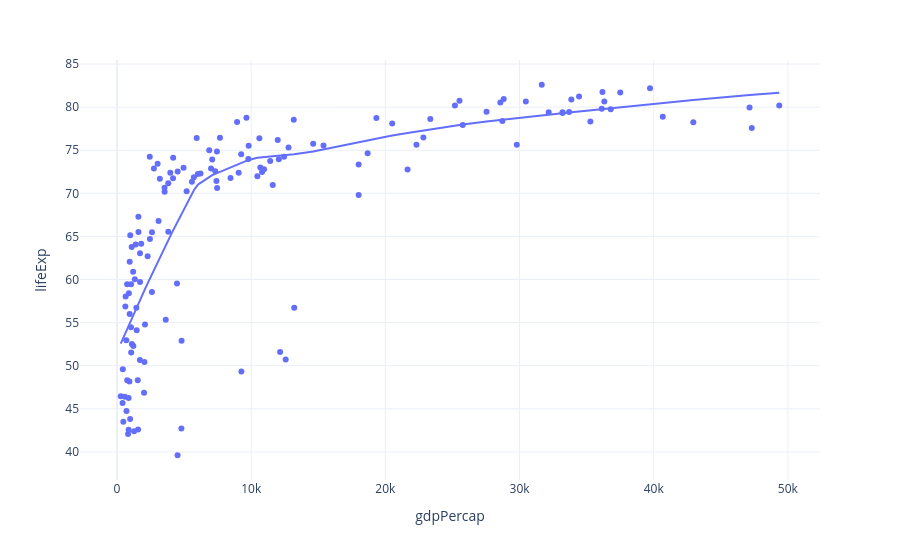

The notebook cell saved with this chart:
### Markdown cell above
## N04 · LOWESS: 구간에 따라 달라지는 추세

GDP가 늘어날 때 기대수명은 같은 속도로 높아질까요? 곡선으로 구간별 경향을 살펴봅니다.

**자료 준비와 그래프 선택**

같은 연도의 GDP·기대수명 산점도에 LOWESS 추세 곡선을 추가합니다. 증가 폭이 구간마다 다를 때는 하나의 직선보다 곡선이 경향을 잘 드러냅니다.

**코드에서 확인할 부분**

- LOWESS(국소 가중 평활)는 가까운 점에 더 큰 가중치를 주어 추세 곡선을 구합니다.
- trendline="ols"는 직선, "lowess"는 구간에 따라 기울기가 달라지는 곡선을 그립니다.
- frac은 계산에 참고할 주변 점의 비율입니다. 사용하려면 statsmodels가 필요합니다.

### Code cell
# N04
import plotly.express as px

# 국가별 인구·기대수명·GDP 자료를 불러옵니다.
gap = px.data.gapminder()

df = gap.loc[gap['year'] == 2007].copy()
fig = px.scatter(df, x='gdpPercap', y='lifeExp',
                 hover_name='country', trendline='lowess')
fig.show()

### Figure 1 — Plotly figure (JSON) as saved in the notebook; plotly's stock layout.template omitted (floating-point values rounded to 4 significant figures; data arrays with more than 128 entries replaced by an {"elided": "..."} marker saying what was removed)
{"data": [{"hovertemplate": "<b>%{hovertext}</b><br><br>gdpPercap=%{x}<br>lifeExp=%{y}<extra></extra>", "hovertext": {"elided": "142 str values"}, "legendgroup": "", "marker": {"color": "#636efa", "symbol": "circle"}, "mode": "markers", "name": "", "orientation": "v", "showlegend": false, "type": "scatter", "x": {"elided": "142 float values"}, "xaxis": "x", "y": {"elided": "142 float values"}, "yaxis": "y"}, {"hovertemplate": "<b>LOWESS trendline</b><br><br>gdpPercap=%{x}<br>lifeExp=%{y} <b>(trend)</b><extra></extra>", "legendgroup": "", "marker": {"color": "#636efa", "symbol": "circle"}, "mode": "lines", "name": "", "showlegend": false, "type": "scatter", "x": {"elided": "142 float values"}, "xaxis": "x", "y": {"elided": "142 float values"}, "yaxis": "y"}], "layout": {"legend": {"tracegroupgap": 0}, "margin": {"t": 60}, "xaxis": {"anchor": "y", "domain": [0, 1], "title": {"text": "gdpPercap"}}, "yaxis": {"anchor": "x", "domain": [0, 1], "title": {"text": "lifeExp"}}}}
